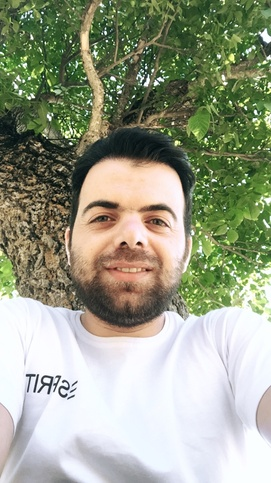
#> input picture 04 - Image processing/farzin.jpg, 271 x 483 px, shrunk from 750 x 1334 before the run
$ python 'Image processing Assesment Solutions.py'   (older library calls are emulated)
#> lines starting #> are read from the running program, lines starting #| are printed output that depends on the picture; after the words box and inside, x2 and y2 are one past the last pixel; in counts of white or black regions, pixels touching at a corner belong together

import cv2
import numpy as np
import matplotlib.pyplot as plt

def display(img,cmap=None):
    fig = plt.figure(figsize=(12,8))
    ax = fig.add_subplot(111)
    ax.imshow(img,cmap)

img = cv2.imread("farzin.jpg")
#> img is the input picture: shape (483, 271, 3); mean B, G, R 138, 158.9, 154.1
img = cv2.cvtColor(img,cv2.COLOR_BGR2RGB)
display(img)
#plt.show()

# apply binary threshold onto the image.
img = cv2.imread("farzin.jpg",0)
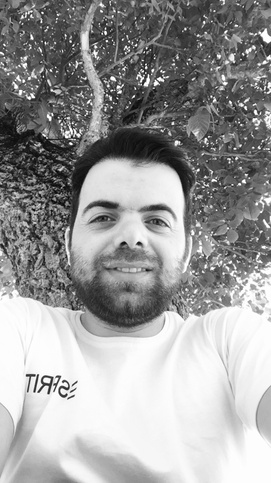
#> img: shape (483, 271); min 2, max 255, mean 155.1
ret,thresh1 = cv2.threshold(img,127,255,cv2.THRESH_BINARY)
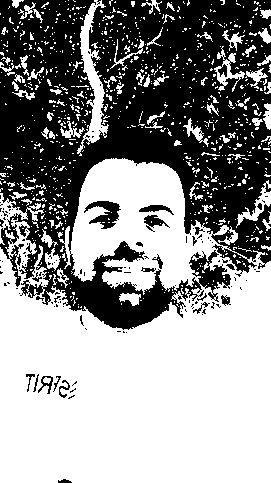
#> thresh1: shape (483, 271); 56.7% white; 148 black regions (127 under 20 px), largest, box (x1, y1, x2, y2) and area: (0, 0, 271, 330) 54676, (84, 201, 121, 229) 504, (144, 215, 170, 232) 183
display(thresh1,cmap='gray')

# Open the file and convert its colorspace to HSV and display the image

img = cv2.imread("farzin2.jpg")
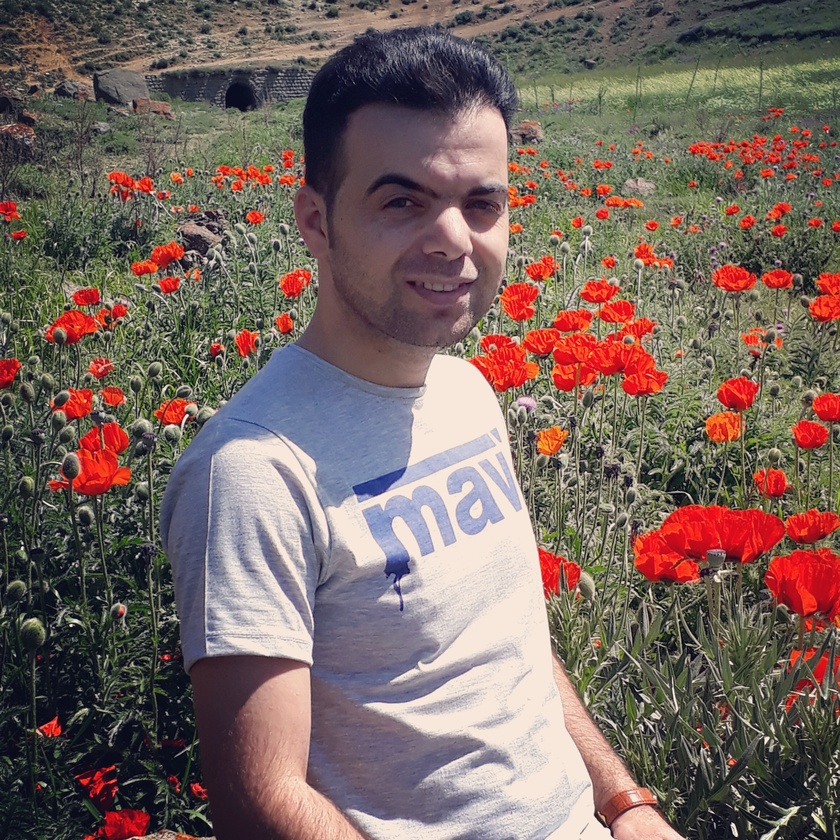
#> input picture 04 - Image processing/farzin2.jpg, 840 x 840 px, shrunk from 2321 x 2321 before the run
#> img is the input picture: shape (840, 840, 3); mean B, G, R 97.5, 102.9, 120.3
img = cv2.cvtColor(img,cv2.COLOR_BGR2HSV)
#> img: shape (840, 840, 3); mean H, S, V 66.8, 70.9, 126.7
display(img)

# Create a low pass filter with a 4 by 4 Kernel filled with values of 1/10 (0.01) and then use 2-D convolution to blur the
#giraffer image(display to normal RGB)

kernel = np.ones(shape=(4,4),dtype=np.float32)/10
print(kernel)
img =cv2.imread('farzin.jpg')
img = cv2.cvtColor(img,cv2.COLOR_BGR2RGB)
result = cv2.filter2D(img,-1,kernel)
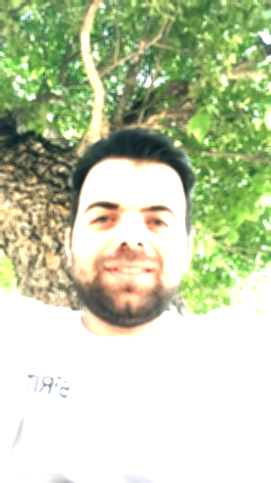
#> result: shape (483, 271, 3); mean R, G, B 195.1, 205.8, 172.5
display(result)

# create Horizontal sobel filter with a kernel size of 5 to the grayscale
# version of our image and then display the resulting gradient filtered version of the image.

img = cv2.imread("farzin.jpg",0)
sobelx = cv2.Sobel(img,cv2.CV_64F,1,0,ksize=5)
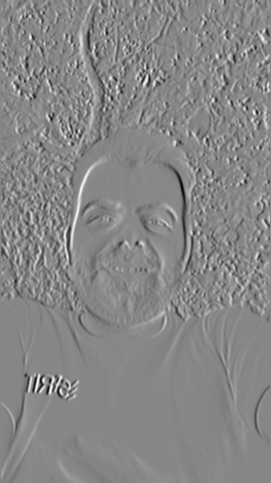
#> sobelx: shape (483, 271) float64; min -9943, max 8853, mean 10.7; drawn with min black and max white
display(sobelx,cmap='gray')

# Plot the color histograms for the RED,BLUE,and GREEN channel of our image
#pay careful attention to the ordering of the channels.

img =cv2.imread("farzin.jpg")

color = ['b','g','r']

for i,col in enumerate(color):
    histr = cv2.calcHist([img],[i],None,[256],[0,256])
    plt.plot(histr,color = col)
plt.title('my Histo')


plt.show()
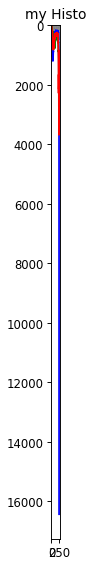
#> figure drawn by matplotlib, 1 panel
#cv2.waitKey(0)
